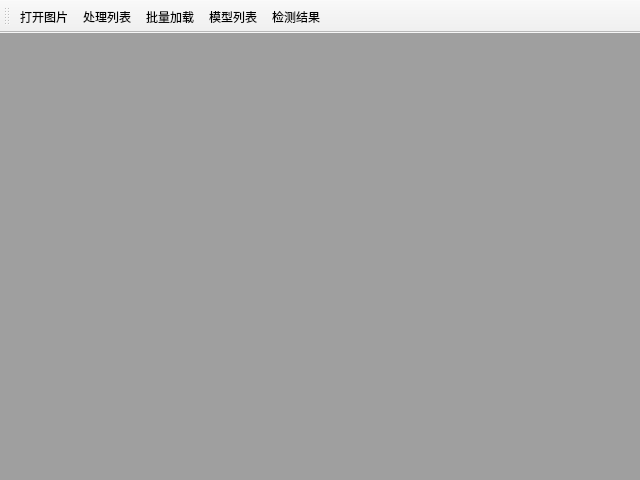
<?xml version="1.0" encoding="UTF-8"?>
<ui version="4.0">
 <class>SimulationClass</class>
 <widget class="QMainWindow" name="SimulationClass">
  <property name="geometry">
   <rect>
    <x>0</x>
    <y>0</y>
    <width>640</width>
    <height>480</height>
   </rect>
  </property>
  <property name="minimumSize">
   <size>
    <width>640</width>
    <height>480</height>
   </size>
  </property>
  <property name="windowTitle">
   <string>仿真系统</string>
  </property>
  <property name="windowIcon">
   <iconset>
    <normaloff>:/FOD/Resources/logo.png</normaloff>:/FOD/Resources/logo.png</iconset>
  </property>
  <widget class="QWidget" name="centralWidget">
   <layout class="QGridLayout" name="gridLayout">
    <property name="leftMargin">
     <number>0</number>
    </property>
    <property name="topMargin">
     <number>0</number>
    </property>
    <property name="rightMargin">
     <number>0</number>
    </property>
    <property name="bottomMargin">
     <number>0</number>
    </property>
    <item row="0" column="0">
     <widget class="QMdiArea" name="mdiArea">
      <property name="viewMode">
       <enum>QMdiArea::TabbedView</enum>
      </property>
      <property name="documentMode">
       <bool>true</bool>
      </property>
      <property name="tabsClosable">
       <bool>true</bool>
      </property>
      <property name="tabsMovable">
       <bool>true</bool>
      </property>
      <property name="tabShape">
       <enum>QTabWidget::Triangular</enum>
      </property>
      <property name="tabPosition">
       <enum>QTabWidget::North</enum>
      </property>
     </widget>
    </item>
   </layout>
  </widget>
  <widget class="QMenuBar" name="menuBar">
   <property name="geometry">
    <rect>
     <x>0</x>
     <y>0</y>
     <width>640</width>
     <height>18</height>
    </rect>
   </property>
  </widget>
  <widget class="QToolBar" name="picToolBar">
   <property name="windowTitle">
    <string>仿真系统</string>
   </property>
   <attribute name="toolBarArea">
    <enum>TopToolBarArea</enum>
   </attribute>
   <attribute name="toolBarBreak">
    <bool>false</bool>
   </attribute>
   <addaction name="open_Pic"/>
   <addaction name="open_List"/>
   <addaction name="load_Pic"/>
   <addaction name="modelList"/>
   <addaction name="result"/>
  </widget>
  <action name="open_Pic">
   <property name="text">
    <string>打开图片</string>
   </property>
  </action>
  <action name="open_List">
   <property name="checkable">
    <bool>true</bool>
   </property>
   <property name="text">
    <string>处理列表</string>
   </property>
  </action>
  <action name="modelList">
   <property name="text">
    <string>模型列表</string>
   </property>
  </action>
  <action name="result">
   <property name="text">
    <string>检测结果</string>
   </property>
  </action>
  <action name="load_Pic">
   <property name="text">
    <string>批量加载</string>
   </property>
  </action>
 </widget>
 <layoutdefault spacing="6" margin="11"/>
 <resources/>
 <connections/>
</ui>
